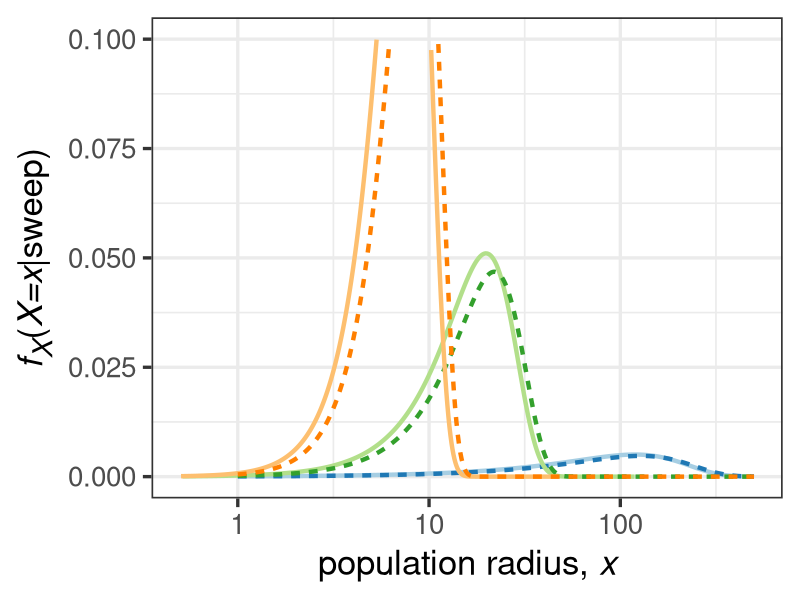
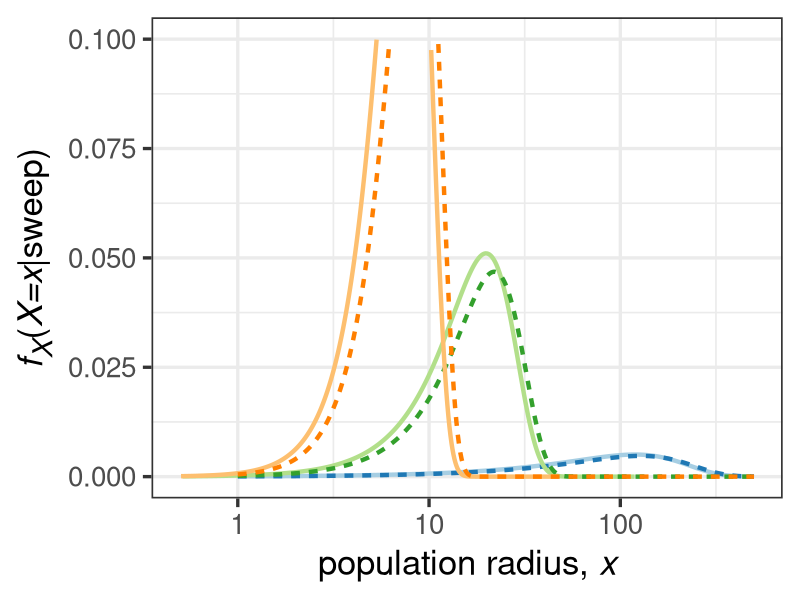

Reproduce these figures in R, in order.
# title: Plotting sweep probabilities
# author: Alexander Stein

### libraries
library("tidyverse")
library("ggtext")
library("RColorBrewer")
library(pracma, include.only = c("logseq"))

# Make sure to start in the correct working directory
setwd("~/Documents/GitHub/Sweeps-In-Space/Figures/Figure_2")
pathtosave <- "~/Documents/GitHub/Sweeps-In-Space/Figures/Figure_2/figures/"

### Import and process data
df <- read_csv("numerical_data/x conditioned on sweep.csv")

df <- rename(df, c("xval_twodim"="xval 2D", "yval_twodim"="yval 2D"))
df <- rename(df, c("xval_threedim"="xval 3D", "yval_threedim"="yval 3D"))

df$yval_twodim <- as.complex(df$yval_twodim)
df$yval_twodim <- Re(df$yval_twodim)

df$yval_threedim <- as.complex(df$yval_threedim)
df$yval_threedim <- Re(df$yval_threedim)

### Approximate results for 1D, 2D and 3D

# Define paramters
rho <- 0.234
mu = rho*1e-5
c_wt <- 0.152
c_m <- 0.307

beta <- (c_m-c_wt)/c_m
theta_1d <- (c_wt/mu)^(1/2)
theta_2d <- (3*c_wt/pi/mu)^(1/3)
theta_3d <- (3*c_wt/pi/mu)^(1/4)

#x_values <- 0:500
#x_values <- ep
x_values <- logseq(1,500,400)
fX_1d <- 2*x_values*exp(-x_values^2/theta_1d^2/beta)/(theta_1d^2*beta)
fX_2d <- 3*x_values^2*exp(-x_values^3/(theta_2d^3*beta^2))/(theta_2d^3*beta^2)
fX_3d <- 4*x_values^3*exp(-x_values^4/(theta_3d^4*beta^3))/(theta_3d^4*beta^3)

### Exact result in 1D

# Pr(sweep)
beta_prim <- (c_m-c_wt)/c_wt
sweep_exact <- beta_prim/sqrt(1+beta_prim)*atan2(1,sqrt(1+beta_prim))

# fX
f_X <- 2*x_values*exp(-x_values^2/theta_1d^2)/(theta_1d^2)

# Pr(sweep|x)
erf <- function(x) 2 * pnorm(x * sqrt(2)) - 1 # define the error function
alpha_1d <- ((c_m-c_wt)/mu)^(1/2)
PrSweepX <- sqrt(pi)*alpha_1d/(2*x_values)*exp(-x_values^2/alpha_1d^2)*erf(x_values/alpha_1d)

# ultimately, we have
fX_exact <- PrSweepX*f_X/sweep_exact


### Plot data and prediction of f_Y in 2D using "pop_radius_at_first_mut_init"

cols <- brewer.pal(12,"Paired")

ggplot() + 
  geom_line(aes(x=x_values, y=fX_exact),col = cols[1], linewidth=1.5) +
  geom_line(aes(x=x_values, y=fX_1d),col = cols[2], linewidth=1.5, linetype="22") +
  geom_line(aes(x=df$xval_twodim, y=df$yval_twodim),col = cols[3], linewidth=1.5) +
  geom_line(aes(x=x_values, y=fX_2d),col = cols[4], linewidth=1.5, linetype="22") +
  geom_line(aes(x=df$xval_threedim, y=df$yval_threedim),col = cols[7], linewidth=1.5) +
  geom_line(aes(x=x_values, y=fX_3d),col = cols[8], linewidth=1.5, linetype="22") +
  labs(x="population radius, *x*", y="*f<sub>X*(*X=x*|sweep)") +
  scale_x_continuous(trans='log10', limits=c(0.5,500)) +
  scale_y_continuous(limits=c(0,0.10)) +
  theme_bw(base_size = 25) +
  theme(axis.title.x = element_markdown(), axis.title.y = element_markdown(), legend.position = "none")


### Save the figure

fig <- ggplot() + 
  geom_line(aes(x=x_values, y=fX_exact),col = cols[1], linewidth=1.5) +
  geom_line(aes(x=x_values, y=fX_1d),col = cols[2], linewidth=1.5, linetype="22") +
  geom_line(aes(x=df$xval_twodim, y=df$yval_twodim),col = cols[3], linewidth=1.5) +
  geom_line(aes(x=x_values, y=fX_2d),col = cols[4], linewidth=1.5, linetype="22") +
  geom_line(aes(x=df$xval_threedim, y=df$yval_threedim),col = cols[7], linewidth=1.5) +
  geom_line(aes(x=x_values, y=fX_3d),col = cols[8], linewidth=1.5, linetype="22") +
  labs(x="population radius, *x*", y="*f<sub>X*(*X=x*|sweep)") +
  scale_x_continuous(trans='log10', limits=c(0.5,500)) +
  scale_y_continuous(limits=c(0,0.10)) +
  theme_bw(base_size = 25) +
  theme(axis.title.x = element_markdown(), axis.title.y = element_markdown(), legend.position = "none")

a = 1.5
ggsave(paste(pathtosave,"fXCondSweep.pdf",sep=""), fig, width = 4^a, height = 3^a)













